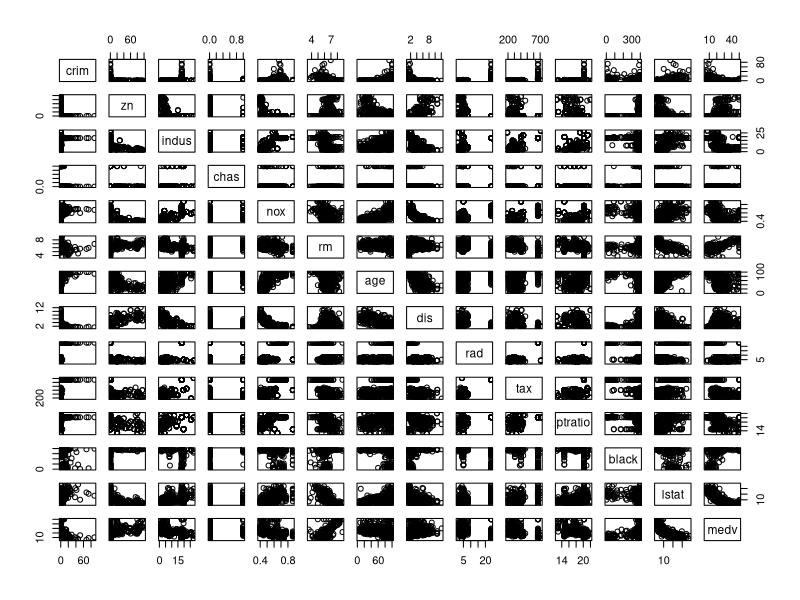
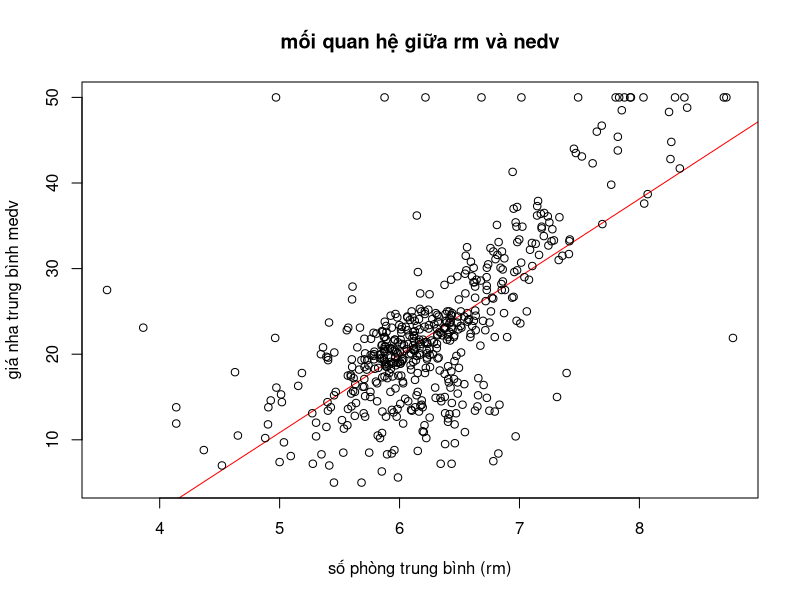

Generate these figures, in order, with R:
# thay đổi ngôn ngữ sang enlish
Sys.setlocale("LC_ALL", "English")
Sys.setenv(LANGUAGE="en")

# xây dựng linear regression model
summary(longley)

# Tom tat
str(longley)

# ma trận tương quan giữa các biến
cor(longley)

cor(longley$GNP, longley$Employed)
# xây model
model <-lm(GNP~Employed, data =longley)
model

model$coefficients
model$coefficients[[1]]
model$coefficients[[2]]
#Data Frame
model$model

# xay model 2 bien
model1 <- lm(GNP~Employed+Armed.Forces, data=longley)
summary(model1)

model1$coefficients
model1$coefficients[[1]]
model1$coefficients[[2]]
model1$coefficients[[3]]


# =============================

library(MASS)
data(Boston)

str(Boston)

summary(Boston)

# vẽ ma trận tương quan
pairs(Boston)

# tính ma trận tương quan
correlation <-cor(Boston)
print(correlation["medv",])

# plot biểu đồ phân tán giữa số phòng trung và giá trị
plot(Boston$rm, Boston$medv,
     xlab = "số phòng trung bình (rm)",
     ylab = "giá nha trung bình medv",
     main="mối quan hệ giữa rm và nedv",
     abline(lm(medv~rm, data = Boston), col="red"))


